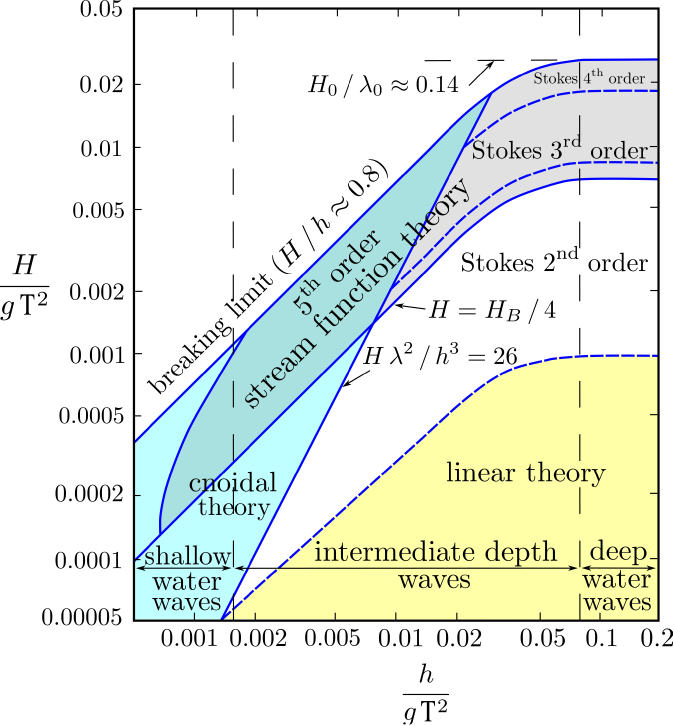
#> input picture reference/waveTheory/teoria.png, 2018 x 2176 px (shown at 1/3 size)
$ python waveTheory.py   (Python 2 division)
#> lines starting #> are read from the running program, lines starting #| are printed output that depends on the picture
#!/usr/bin/python

import os
from pylab import *
import numpy as np
import Image

def waveNumHunt(T, h):
    if type(T) == list:
        T = np.array(T)
    if type(h) == list:
        h = np.array(h)

    D = np.array([0.6666666666, 0.3555555555, 0.1608465608, 0.0632098765, 0.0217540484, 0.0065407983])

    L0 = 9.81 * T**2 / (2.*np.pi)
    k0 = 2. * np.pi / L0
    k0h = k0 * h

    aux = D[0] * k0h + D[1] * k0h**2 + D[2] * k0h**3 + D[3] * k0h**4 + D[4] * k0h**5 + D[5] * k0h**6

    kh = k0h * np.sqrt( 1. + ( k0h * ( 1. + aux ))**-1  )

    k = kh / h
    L = 2. * np.pi / k
    return L

#H = 0.01
#h = 0.4
#T = 1.0

H = float(raw_input("Please enter H: "))
#> the answer given: 3
h = float(raw_input("Please enter h: "))
#> the answer given: 3
T = float(raw_input("Please enter T: "))
#> the answer given: 3

# Calculations
L = waveNumHunt(T, h)
print 'L =',L,'m'

g = 9.81

a = h/(g*pow(T,2.0))
b = H/(g*pow(T,2.0))

xMin = 5.34*pow(10,-4.0)
xMinPix = 402
xMax = 0.2
xMaxPix = 1977

yMin = 0.00005
yMinPix = 1865
yMax = 0.05
yMaxPix = 28

if a > xMax:
    a = xMax
elif a < xMin:
    a = xMin

if b > yMax:
    b = yMax
elif b < yMin:
    b = yMin

auxX = 612*log10(xMax/a)
auxY = 612*log10(b/yMin)

coordX = xMaxPix - auxX
coordY = yMinPix - auxY

# Plot
#figure(num=1, figsize=(40, 50), dpi=80)

pathname = os.path.abspath('.')
image=Image.open('teoria.png')
#> image is the input picture: PIL image 2018x2176 RGB; mean R, G, B 231.4, 237.5, 228
arr=np.asarray(image)
imshow(arr)

plot(coordX,coordY,'ro',markersize=12)
plot(coordX,coordY,'k.')
plot(coordX,coordY,'kx',markersize=12)


title('H = '+"%.2f"%H+' m; T = '+"%.2f"%T+' s; h = '+"%.2f"%h+' m.');

xlim(-30,2030)
ylim(2200,-30)

show()
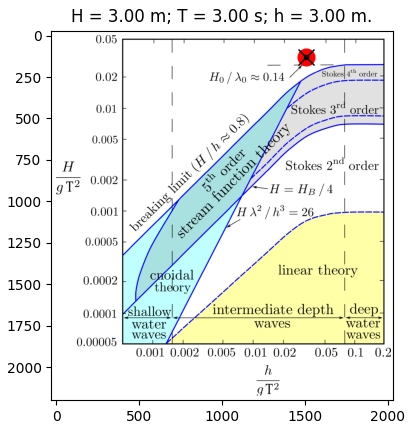
#> figure drawn by matplotlib, 1 panel
